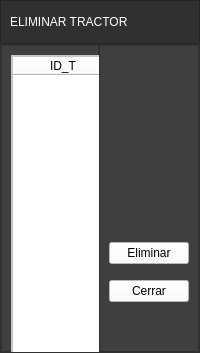
     <widget class="QWidget" name="page_tractor">
      <layout class="QVBoxLayout" name="verticalLayout_2" stretch="1,7">
       <property name="spacing">
        <number>0</number>
       </property>
       <property name="leftMargin">
        <number>0</number>
       </property>
       <property name="topMargin">
        <number>0</number>
       </property>
       <property name="rightMargin">
        <number>0</number>
       </property>
       <property name="bottomMargin">
        <number>0</number>
       </property>
       <item>
        <widget class="QFrame" name="frame_2">
         <property name="styleSheet">
          <string notr="true">background-color: rgb(48, 48, 48);</string>
         </property>
         <property name="frameShape">
          <enum>QFrame::StyledPanel</enum>
         </property>
         <property name="frameShadow">
          <enum>QFrame::Raised</enum>
         </property>
         <layout class="QHBoxLayout" name="horizontalLayout_2">
          <item>
           <widget class="QLabel" name="label">
            <property name="styleSheet">
             <string notr="true">
font: 87 18pt &quot;Arial Black&quot;;
color: rgb(255, 255, 255);</string>
            </property>
            <property name="text">
             <string>ELIMINAR TRACTOR</string>
            </property>
           </widget>
          </item>
         </layout>
        </widget>
       </item>
       <item>
        <widget class="QFrame" name="frame">
         <property name="styleSheet">
          <string notr="true">background-color: rgb(63, 63, 63);
font: 11pt &quot;Arial&quot;;
font: 10pt &quot;Arial&quot;;</string>
         </property>
         <property name="frameShape">
          <enum>QFrame::StyledPanel</enum>
         </property>
         <property name="frameShadow">
          <enum>QFrame::Raised</enum>
         </property>
         <layout class="QHBoxLayout" name="horizontalLayout" stretch="7,2">
          <property name="spacing">
           <number>0</number>
          </property>
          <property name="leftMargin">
           <number>0</number>
          </property>
          <property name="topMargin">
           <number>0</number>
          </property>
          <property name="rightMargin">
           <number>0</number>
          </property>
          <property name="bottomMargin">
           <number>0</number>
          </property>
          <item>
           <widget class="QFrame" name="frame_3">
            <property name="frameShape">
             <enum>QFrame::StyledPanel</enum>
            </property>
            <property name="frameShadow">
             <enum>QFrame::Raised</enum>
            </property>
            <widget class="QLineEdit" name="modelo_t">
             <property name="geometry">
              <rect>
               <x>430</x>
               <y>90</y>
               <width>131</width>
               <height>20</height>
              </rect>
             </property>
             <property name="styleSheet">
              <string notr="true">background-color: rgb(255, 255, 255);
</string>
             </property>
             <property name="text">
              <string/>
             </property>
            </widget>
            <widget class="QLabel" name="label_5">
             <property name="geometry">
              <rect>
               <x>430</x>
               <y>70</y>
               <width>151</width>
               <height>21</height>
              </rect>
             </property>
             <property name="minimumSize">
              <size>
               <width>151</width>
               <height>21</height>
              </size>
             </property>
             <property name="maximumSize">
              <size>
               <width>151</width>
               <height>16777215</height>
              </size>
             </property>
             <property name="sizeIncrement">
              <size>
               <width>54</width>
               <height>0</height>
              </size>
             </property>
             <property name="styleSheet">
              <string notr="true">color: rgb(255, 255, 255);
font: 75 italic 8pt &quot;Arial&quot;;</string>
             </property>
             <property name="text">
              <string>MODELO:</string>
             </property>
            </widget>
            <widget class="QComboBox" name="marca_t">
             <property name="geometry">
              <rect>
               <x>430</x>
               <y>130</y>
               <width>131</width>
               <height>21</height>
              </rect>
             </property>
             <property name="styleSheet">
              <string notr="true">background-color: rgb(255, 255, 255);</string>
             </property>
             <item>
              <property name="text">
               <string>Seleccionar</string>
              </property>
             </item>
             <item>
              <property name="text">
               <string>John Deere</string>
              </property>
             </item>
             <item>
              <property name="text">
               <string>Case</string>
              </property>
             </item>
             <item>
              <property name="text">
               <string>New Holland</string>
              </property>
             </item>
             <item>
              <property name="text">
               <string>Massey  Ferguson</string>
              </property>
             </item>
             <item>
              <property name="text">
               <string>Pauny</string>
              </property>
             </item>
            </widget>
            <widget class="QLabel" name="label_6">
             <property name="geometry">
              <rect>
               <x>430</x>
               <y>110</y>
               <width>151</width>
               <height>21</height>
              </rect>
             </property>
             <property name="minimumSize">
              <size>
               <width>151</width>
               <height>21</height>
              </size>
             </property>
             <property name="maximumSize">
              <size>
               <width>151</width>
               <height>16777215</height>
              </size>
             </property>
             <property name="sizeIncrement">
              <size>
               <width>54</width>
               <height>0</height>
              </size>
             </property>
             <property name="styleSheet">
              <string notr="true">color: rgb(255, 255, 255);
font: 75 italic 8pt &quot;Arial&quot;;</string>
             </property>
             <property name="text">
              <string>MARCA:</string>
             </property>
            </widget>
            <widget class="QLabel" name="label_7">
             <property name="geometry">
              <rect>
               <x>430</x>
               <y>150</y>
               <width>151</width>
               <height>21</height>
              </rect>
             </property>
             <property name="minimumSize">
              <size>
               <width>151</width>
               <height>21</height>
              </size>
             </property>
             <property name="maximumSize">
              <size>
               <width>151</width>
               <height>16777215</height>
              </size>
             </property>
             <property name="sizeIncrement">
              <size>
               <width>54</width>
               <height>0</height>
              </size>
             </property>
             <property name="styleSheet">
              <string notr="true">color: rgb(255, 255, 255);
font: 75 italic 8pt &quot;Arial&quot;;</string>
             </property>
             <property name="text">
              <string>ID_T:</string>
             </property>
            </widget>
            <widget class="QLineEdit" name="id_t">
             <property name="geometry">
              <rect>
               <x>430</x>
               <y>170</y>
               <width>131</width>
               <height>20</height>
              </rect>
             </property>
             <property name="styleSheet">
              <string notr="true">background-color: rgb(255, 255, 255);
</string>
             </property>
             <property name="text">
              <string/>
             </property>
            </widget>
            <widget class="QPushButton" name="buscar_t">
             <property name="geometry">
              <rect>
               <x>480</x>
               <y>290</y>
               <width>75</width>
               <height>23</height>
              </rect>
             </property>
             <property name="styleSheet">
              <string notr="true">background-color: rgb(255, 255, 255);
</string>
             </property>
             <property name="text">
              <string>Buscar</string>
             </property>
            </widget>
            <widget class="QTextEdit" name="textEdit">
             <property name="geometry">
              <rect>
               <x>10</x>
               <y>340</y>
               <width>551</width>
               <height>81</height>
              </rect>
             </property>
             <property name="styleSheet">
              <string notr="true">color: rgb(255, 255, 255);</string>
             </property>
             <property name="html">
              <string>&lt;!DOCTYPE HTML PUBLIC &quot;-//W3C//DTD HTML 4.0//EN&quot; &quot;http://www.w3.org/TR/REC-html40/strict.dtd&quot;&gt;
&lt;html&gt;&lt;head&gt;&lt;meta name=&quot;qrichtext&quot; content=&quot;1&quot; /&gt;&lt;style type=&quot;text/css&quot;&gt;
p, li { white-space: pre-wrap; }
&lt;/style&gt;&lt;/head&gt;&lt;body style=&quot; font-family:'Arial'; font-size:10pt; font-weight:400; font-style:normal;&quot;&gt;
&lt;p style=&quot; margin-top:0px; margin-bottom:0px; margin-left:0px; margin-right:0px; -qt-block-indent:0; text-indent:0px;&quot;&gt;Para eliminar un modelo tienes que ingresar seleccionar una fila del equipo que deseas eliminar y luego darle al botón Eliminar.&lt;/p&gt;
&lt;p style=&quot; margin-top:0px; margin-bottom:0px; margin-left:0px; margin-right:0px; -qt-block-indent:0; text-indent:0px;&quot;&gt;Una vez que se elimine el equipo, se eliminara de todas las tablas de la base de datos (Incluyendo si esta en una nota de pedidos).&lt;/p&gt;&lt;/body&gt;&lt;/html&gt;</string>
             </property>
            </widget>
            <widget class="QFrame" name="frame_14">
             <property name="geometry">
              <rect>
               <x>10</x>
               <y>10</y>
               <width>411</width>
               <height>321</height>
              </rect>
             </property>
             <property name="styleSheet">
              <string notr="true">background-color: rgb(255, 255, 255);</string>
             </property>
             <property name="frameShape">
              <enum>QFrame::StyledPanel</enum>
             </property>
             <property name="frameShadow">
              <enum>QFrame::Raised</enum>
             </property>
             <layout class="QVBoxLayout" name="verticalLayout_5">
              <property name="spacing">
               <number>0</number>
              </property>
              <property name="leftMargin">
               <number>0</number>
              </property>
              <property name="topMargin">
               <number>0</number>
              </property>
              <property name="rightMargin">
               <number>0</number>
              </property>
              <property name="bottomMargin">
               <number>0</number>
              </property>
              <item>
               <widget class="QTableWidget" name="tabla_tractor_control">
                <property name="styleSheet">
                 <string notr="true">background-color: rgb(255, 255, 255);
</string>
                </property>
                <property name="selectionBehavior">
                 <enum>QAbstractItemView::SelectRows</enum>
                </property>
                <column>
                 <property name="text">
                  <string>ID_T</string>
                 </property>
                </column>
                <column>
                 <property name="text">
                  <string>MARCA</string>
                 </property>
                </column>
                <column>
                 <property name="text">
                  <string>MODELO</string>
                 </property>
                </column>
               </widget>
              </item>
             </layout>
            </widget>
           </widget>
          </item>
          <item>
           <widget class="QFrame" name="frame_5">
            <property name="styleSheet">
             <string notr="true"/>
            </property>
            <property name="frameShape">
             <enum>QFrame::StyledPanel</enum>
            </property>
            <property name="frameShadow">
             <enum>QFrame::Raised</enum>
            </property>
            <layout class="QVBoxLayout" name="verticalLayout_4">
             <item>
              <spacer name="verticalSpacer">
               <property name="orientation">
                <enum>Qt::Vertical</enum>
               </property>
               <property name="sizeHint" stdset="0">
                <size>
                 <width>20</width>
                 <height>197</height>
                </size>
               </property>
              </spacer>
             </item>
             <item>
              <widget class="QPushButton" name="eliminar_t">
               <property name="styleSheet">
                <string notr="true">background-color: rgb(255, 255, 255);</string>
               </property>
               <property name="text">
                <string>Eliminar</string>
               </property>
              </widget>
             </item>
             <item>
              <spacer name="verticalSpacer_5">
               <property name="orientation">
                <enum>Qt::Vertical</enum>
               </property>
               <property name="sizeType">
                <enum>QSizePolicy::Minimum</enum>
               </property>
               <property name="sizeHint" stdset="0">
                <size>
                 <width>20</width>
                 <height>10</height>
                </size>
               </property>
              </spacer>
             </item>
             <item>
              <widget class="QPushButton" name="pushButton_4">
               <property name="styleSheet">
                <string notr="true">background-color: rgb(255, 255, 255);</string>
               </property>
               <property name="text">
                <string>Cerrar</string>
               </property>
              </widget>
             </item>
             <item>
              <spacer name="verticalSpacer_2">
               <property name="orientation">
                <enum>Qt::Vertical</enum>
               </property>
               <property name="sizeType">
                <enum>QSizePolicy::Minimum</enum>
               </property>
               <property name="sizeHint" stdset="0">
                <size>
                 <width>20</width>
                 <height>40</height>
                </size>
               </property>
              </spacer>
             </item>
            </layout>
           </widget>
          </item>
         </layout>
        </widget>
       </item>
      </layout>
     </widget>
